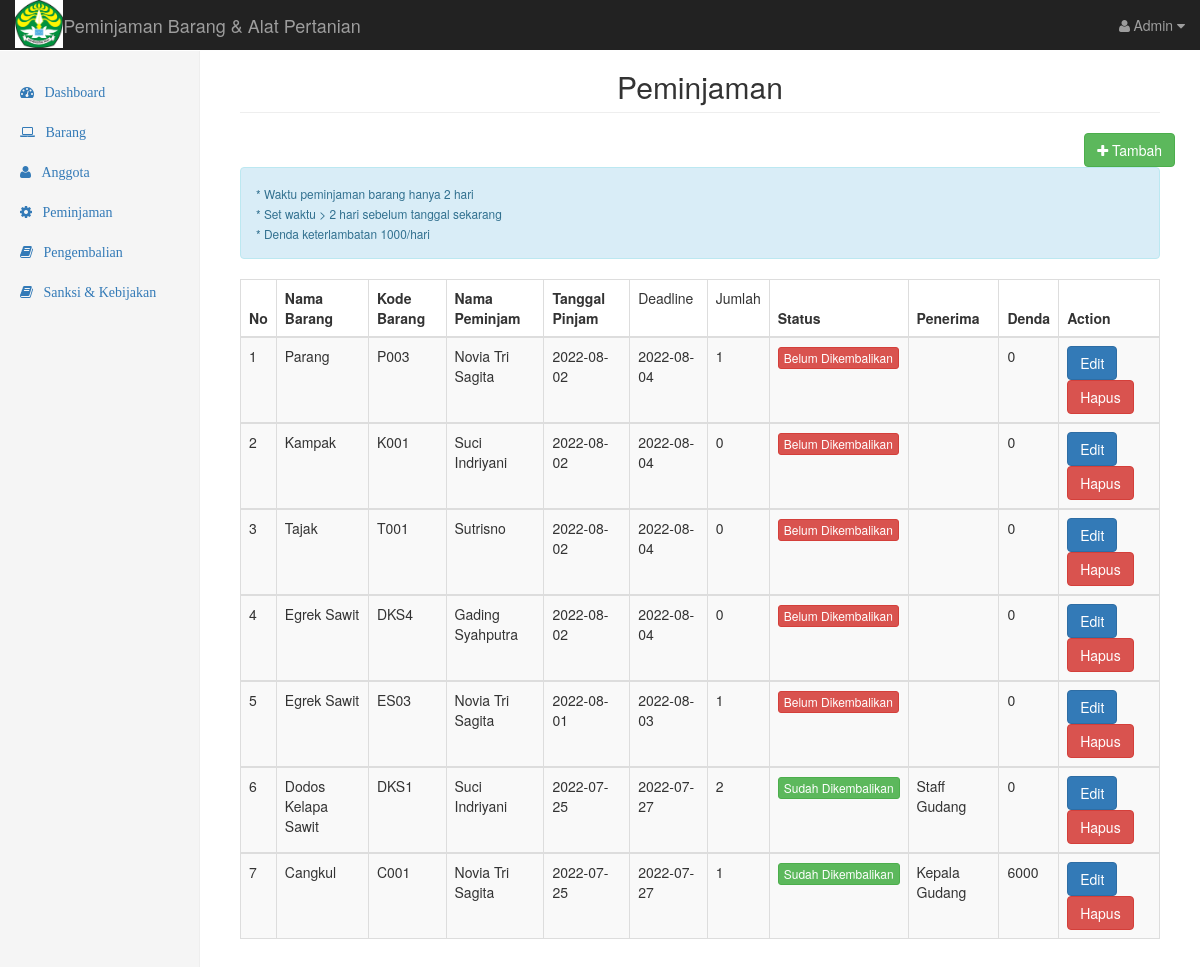
The app's page /peminjaman.php (signed in) with its own data.
### tables this page shows
CREATE TABLE IF NOT EXISTS `peminjaman` (
  `id_peminjaman` int(10) NOT NULL AUTO_INCREMENT,
  `id_brg` int(11) NOT NULL,
  `id_anggota` int(11) NOT NULL,
  `kode_brg` varchar(40) NOT NULL,
  `tgl_pinjam` date NOT NULL,
  `tgl_kembali` date NOT NULL,
  `deadline` date NOT NULL,
  `jumlah` int(8) NOT NULL,
  `status` tinyint(1) NOT NULL DEFAULT '0',
  `penerima` varchar(40) NOT NULL,
  `denda` int(20) NOT NULL,
  PRIMARY KEY (`id_peminjaman`),
  KEY `id_brg` (`id_brg`,`id_anggota`),
  KEY `id_peminjam` (`id_anggota`),
  KEY `id_anggota` (`id_anggota`),
  KEY `id_brg_2` (`id_brg`)
);

CREATE TABLE IF NOT EXISTS `barang` (
  `id_brg` int(11) NOT NULL AUTO_INCREMENT,
  `nama_brg` varchar(255) NOT NULL,
  `kode_barang` varchar(20) NOT NULL,
  `jenis_brg` varchar(255) NOT NULL,
  `stok_brg` varchar(255) NOT NULL,
  `foto` varchar(250) NOT NULL,
  PRIMARY KEY (`id_brg`)
);

CREATE TABLE IF NOT EXISTS `anggota` (
  `id_anggota` int(11) NOT NULL AUTO_INCREMENT,
  `nama` varchar(40) NOT NULL,
  `password` varchar(40) NOT NULL,
  `kelas` varchar(40) NOT NULL,
  `no_hp` varchar(12) NOT NULL,
  PRIMARY KEY (`id_anggota`)
);

### peminjaman.php (the view, shortened to what this page needs)
<?php
include "config/koneksi.php" ?>
<!DOCTYPE html>
<html lang="en">
  <head>
    <link href="bootstrap/dist/css/bootstrap.min.css" rel="stylesheet">
    <link href="bootstrap/dist/css/global.css" rel="stylesheet">
    <link href="bootstrap/font-awesome/css/font-awesome.min.css" rel="stylesheet" type="text/css">
  </head>
  <body>
    <nav class="navbar navbar-inverse navbar-fixed-top">
      <div class="container-fluid">
        <div class="navbar-header">
          <img src="download.png" height="9%" width="9%" align="left" border=20>
          <a class="navbar-brand" href="#">Peminjaman Barang & Alat Pertanian</a>
        </div>
        <div id="navbar" class="navbar-collapse collapse">
          <ul class="nav navbar-nav navbar-right">
            <li class="dropdown">
              <a class="dropdown-toggle" data-toggle="dropdown">
                <i class="fa fa-user fa-fw"></i>Admin <i class="fa fa-caret-down"></i>
              </a>
          </li>
          </ul>
        </div>
      </div>
    </nav>
    <div class="container-fluid">
      <div class="row">
        <div class="col-sm-3 col-md-2 sidebar">
          <ul class="nav nav-sidebar">
            <li class=""><a href="dashboard.php"><i class="fa fa-dashboard">&nbsp;&nbsp;&nbsp;Dashboard</i></a></li>
            <li><a href="barang.php"><i class="fa fa-laptop">&nbsp;&nbsp;&nbsp;Barang</i></a></li>
            <li><a href="peminjam.php"><i class="fa fa-user">&nbsp;&nbsp;&nbsp;Anggota</i></a></li>
            <li><a href="peminjaman.php"><i class="fa fa-gear">&nbsp;&nbsp;&nbsp;Peminjaman</i></a></li>
            <li><a href="pengembalian.php"><i class="fa fa-book">&nbsp;&nbsp;&nbsp;Pengembalian</i></a></li>
            <li><a href="sanksi.php"><i class="fa fa-book">&nbsp;&nbsp;&nbsp;Sanksi & Kebijakan</i></a></li>
          </ul>
        </div>
        <div class="col-sm-9 col-sm-offset-3 col-md-10 col-md-offset-2 main">
          <center><h2 class="page-header">Peminjaman</h2></center>
          <div class="row">
          <form name="form1" action="" method="post">
            <a href="tambahpeminjaman.php" class="btn btn-success pull-right"><i class="fa fa-plus"></i> Tambah</a>
            </form>
          </div>
  <div class="alert alert-info">
   <small>
    * Waktu peminjaman barang hanya 2 hari<br/>
    * Set waktu > 2 hari sebelum tanggal sekarang<br/>
    * Denda keterlambatan 1000/hari<br/>
   </small>
  </div>
              <table id="tabelpeminjaman" class="table table-bordered table-striped table-hover">
                     <thead>
                        <tr>
                          <th>No</th>
                          <th>Nama Barang</th>
                          <th>Kode Barang</th>
                          <th>Nama Peminjam</th>
                          <th>Tanggal Pinjam</th>
                          <td>Deadline</th>
                          <td>Jumlah</th>
                          <th>Status</th>
                          <th>Penerima</th>
                          <th>Denda</th>
                          <th>Action</th>
                        </tr>
                     </thead>
                     <?php
                     $sql = "SELECT peminjaman.id_peminjaman, peminjaman.status, peminjaman.penerima, peminjaman.denda, peminjaman.id_anggota, peminjaman.kode_brg, peminjaman.tgl_pinjam, peminjaman.deadline, peminjaman.jumlah, barang.nama_brg, anggota.nama FROM peminjaman JOIN barang ON peminjaman.id_brg=barang.id_brg JOIN anggota ON anggota.id_anggota=peminjaman.id_anggota ORDER BY peminjaman.id_peminjaman DESC";
                     $query = $mysqli->query($sql);
                     $no = 1;
                     while ($lihat=mysqli_fetch_array($query)){
                      ?>
                      <tbody>
                        <tr>
                         <td><?php echo $no++ ?></td>
                          <td><?php echo $lihat ['nama_brg']; ?></td>
                          <td><?php echo $lihat ['kode_brg']; ?></td>
                          <td><?php echo $lihat ['nama'];?></td>
                          <td><?php echo date('Y-m-d',strtotime($lihat['tgl_pinjam'])); ?></td>
                          <td><?php echo $lihat ['deadline']; ?></td>
                          <td><?php echo $lihat ['jumlah']; ?></td>
                          <td><span class="btn btn-xs btn-<?php echo $lihat['status'] == 1 ? 'success' : 'danger' ?>"><?php echo $lihat['status'] == 1 ? 'Sudah Dikembalikan' : 'Belum Dikembalikan'; ?></span></td>
                          <td><?php echo $lihat ['penerima']; ?></td>
                          <td><?php echo $lihat ['denda']; ?></td>
                          <td> <a href="editpeminjaman.php?id_peminjaman=<?php echo $lihat['id_peminjaman']; ?>" class="btn btn-primary">Edit</a>
                          <a href="hapuspeminjaman.php?id=<?php echo $lihat['id_peminjaman']; ?>" class="btn btn-danger">Hapus</a></td>
                        </tr>
                        <?php
                        } ?>
                        </tbody>
              </table>
        </div>
      </div>
    </div>
    <?php require_once "templates/footer.php" ?>

### records on screen
peminjaman: id_brg.nama_brg "Parang", kode_brg "P003", id_anggota.nama "Novia Tri Sagita", tgl_pinjam "2022-08-02", deadline "2022-08-04", jumlah "1", status "Belum Dikembalikan", denda "0"
peminjaman: id_brg.nama_brg "Kampak", kode_brg "K001", id_anggota.nama "Suci Indriyani", tgl_pinjam "2022-08-02", deadline "2022-08-04", jumlah "0", status "Belum Dikembalikan", denda "0"
peminjaman: id_brg.nama_brg "Tajak", kode_brg "T001", id_anggota.nama "Sutrisno", tgl_pinjam "2022-08-02", deadline "2022-08-04", jumlah "0", status "Belum Dikembalikan", denda "0"
peminjaman: id_brg.nama_brg "Egrek Sawit", kode_brg "DKS4", id_anggota.nama "Gading Syahputra", tgl_pinjam "2022-08-02", deadline "2022-08-04", jumlah "0", status "Belum Dikembalikan", denda "0"
peminjaman: id_brg.nama_brg "Egrek Sawit", kode_brg "ES03", id_anggota.nama "Novia Tri Sagita", tgl_pinjam "2022-08-01", deadline "2022-08-03", jumlah "1", status "Belum Dikembalikan", denda "0"
peminjaman: id_brg.nama_brg "Dodos Kelapa Sawit", kode_brg "DKS1", id_anggota.nama "Suci Indriyani", tgl_pinjam "2022-07-25", deadline "2022-07-27", jumlah "2", status "Sudah Dikembalikan", penerima "Staff Gudang", denda "0"
peminjaman: id_brg.nama_brg "Cangkul", kode_brg "C001", id_anggota.nama "Novia Tri Sagita", tgl_pinjam "2022-07-25", deadline "2022-07-27", jumlah "1", status "Sudah Dikembalikan", penerima "Kepala Gudang", denda "6000"
